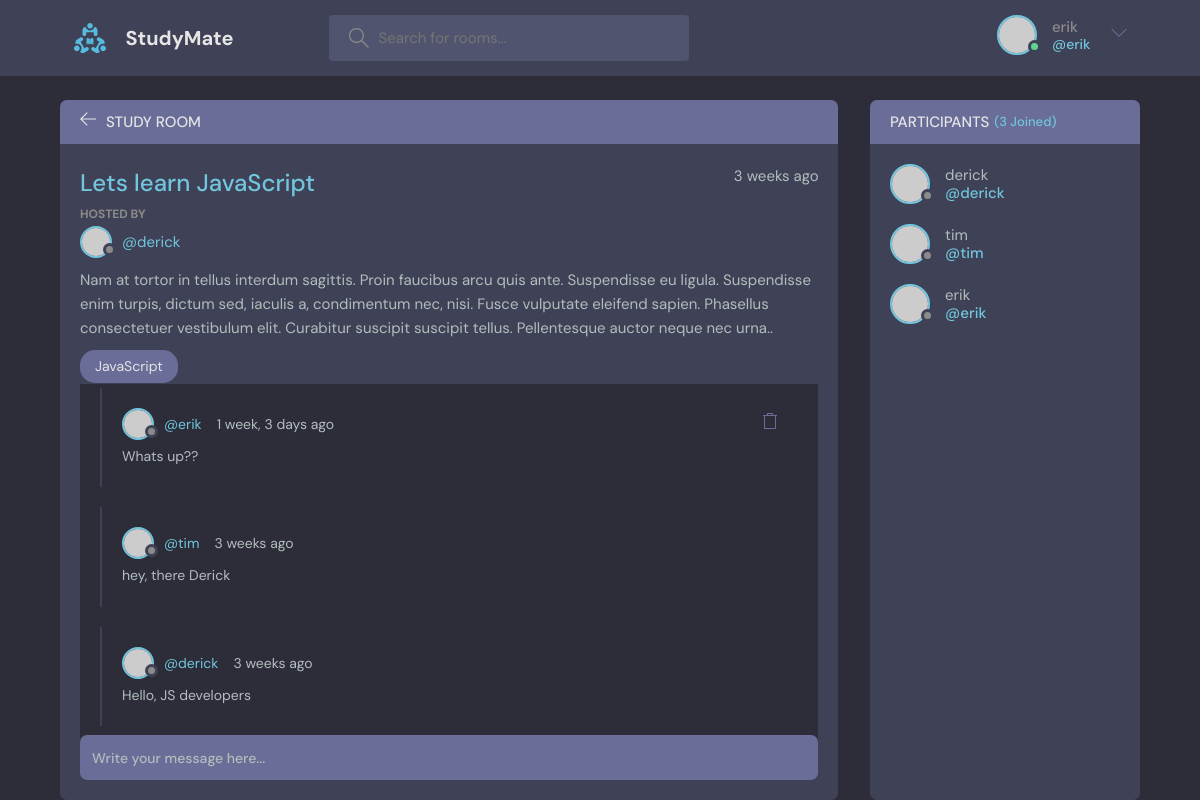
The app's page /room/1/ (signed in) with its own data.
### base/models.py (models this page shows, shortened)
class Room(models.Model):
    host = models.ForeignKey(User, on_delete=models.SET_NULL, null=True) # database table relationship
    topic=  models.ForeignKey(Topic, on_delete=models.SET_NULL, null=True)
    name = models.CharField(max_length=200)
    description = models.TextField(null=True, blank=True)
    participants = models.ManyToManyField(User, related_name='participants',blank=True)  # many to many relationship.
    updated = models.DateTimeField(auto_now=True) #updates each time an item is updated
    created = models.DateTimeField(auto_now_add=True) #runs ONLY once when an item is created in DB
    class Meta:
        ordering = ['-updated', '-created'] # '-' enables order by descending order(new first)

class Topic(models.Model):
    name = models.CharField(max_length=200)
    def __str__(self):
        return self.name

class Message(models.Model):
    user = models.ForeignKey(User, on_delete=models.CASCADE) # database table relationship
    room = models.ForeignKey(Room, on_delete=models.CASCADE)
    body = models.TextField()
    updated = models.DateTimeField(auto_now=True)
    created = models.DateTimeField(auto_now_add=True)
    class Meta:
        ordering = ['-updated', '-created'] # '-' enables order by descending order(new first)

### base/views.py (the view, shortened to what this page needs)
# urls.py: path('room/<str:pk>/', views.room, name='room'),
def room(request, pk):  #Dynamic route in Python
    room = Room.objects.get(id=pk)
    room_messages = room.message_set.all()  # gets all messages related to this room
    participants = room.participants.all()  # get all room participants
    context = {'room': room, 'room_messages': room_messages, 'participants':participants}
    return render(request, 'base/room.html', context)

### base/templates/base/room.html (shortened to what this page needs)
{% extends 'main.html' %} {% load static %} {% block content %}
<div>
  <div class="profile-page layout layout--2">
    <div class="container">
      <div class="room">
        <div class="room__top">
          <div class="room__topLeft">
            <a href="{% url 'home' %}">
              <svg
                version="1.1"
                xmlns="http://www.w3.org/2000/svg"
                width="32"
                height="32"
                viewBox="0 0 32 32"
              >
                <title>arrow-left</title>
                <path
                  d="M13.723 2.286l-13.723 13.714 13.719 13.714 1.616-1.611-10.96-10.96h27.625v-2.286h-27.625l10.965-10.965-1.616-1.607z"
                ></path>
              </svg>
            </a>
            <h3>Study Room</h3>
          </div>
        </div>
        <div class="room__box scroll">
          <div class="room__header scroll">
            <div class="room__info">
              <h3>{{room.name}}</h3>
              <span>{{room.created|timesince}} ago</span>
            </div>
            <div class="room__hosted">
              <p>Hosted By</p>
              <a href="{% url 'user-profile' room.host.id %}" class="room__author">
                <div class="avatar avatar--small">
                  <img src="https://randomuser.me/api/portraits/men/37.jpg" />
                </div>
                <span>@{{room.host.username}}</span>
              </a>
            </div>
            <div class="room__details">
            {{room.description}}
            </div>
            <span class="room__topics">{{room.topic}}</span>
          </div>
          <div class="room__conversation">
            <div class="threads scroll">
              {% for message in room_messages %}
              <div class="thread">
                <div class="thread__top">
                  <div class="thread__author">
                    <a href="{% url 'user-profile' message.user.id %}" class="thread__authorInfo">
                      <div class="avatar avatar--small">
                        <img
                          src="https://randomuser.me/api/portraits/men/37.jpg"
                        />
                      </div>
                      <span>@{{message.user.username}}</span>
                    </a>
                    <span class="thread__date">{{message.created|timesince}} ago</span>
                  </div>
                  {% if request.user == message.user %}
                  <div class="thread__delete">
                    <a href="{% url 'delete-message' message.id %}">
                    </a>
                  </div>
                  {% endif %}
                </div>
                <div class="thread__details">
                {{message.body}}
                </div>
              </div>
              {% endfor %}
            </div>
          </div>
        </div>
        {% if request.user.is_authenticated %}
        <div class="room__message">
          <form method="POST" action="">
            <input type="text" name="body"  placeholder="Write your message here..." />
          </form>
        </div>
        {% endif %}
      </div>
      <div class="participants">
        <h3 class="participants__top">
          Participants <span>({{participants.count}} Joined)</span>
        </h3>
        <div class="participants__list scroll">
          {% for user in participants %}
            <a href="{% url 'user-profile' user.id %}" class="participant">
              <div class="avatar avatar--medium">
                <img src="https://randomuser.me/api/portraits/men/37.jpg" />
              </div>
              <p>
                {{user}}
                <span>@{{user.username}}</span>
              </p>
            </a>
          {% endfor %}
        </div>
      </div>
    </div>
  </div>
</div>
{% endblock content %}

### templates/navbar.html (shortened to what this page needs)
{% load static %}
<header class="header header--loggedIn">
  <div class="container">
    <a href="{% url 'home' %}" class="header__logo">
      <img src="{% static 'images/logo.svg' %}" />
      <h1>StudyMate</h1>
    </a>
    <form class="header__search" method="GET" action="{% url 'home' %}">
      <label>
        <input name="q" type="text" placeholder="Search for rooms..." />
      </label>
    </form>
    <nav class="header__menu">
      {% if request.user.is_authenticated %}
      <div class="header__user">
        <a href="profile.html">
          <div class="avatar avatar--medium active">
            <img src="https://randomuser.me/api/portraits/men/37.jpg" />
          </div>
          <p>{{request.user}} <span>@{{request.user.username}}</span></p>
        </a>
        <button class="dropdown-button">
          <svg
            version="1.1"
            xmlns="http://www.w3.org/2000/svg"
            width="32"
            height="32"
            viewBox="0 0 32 32"
          >
            <title>chevron-down</title>
            <path d="M16 21l-13-13h-3l16 16 16-16h-3l-13 13z"></path>
          </svg>
        </button>
      </div>
      {% else %}
      <a href="{% url 'login' %}">
        <img src="{% static 'images/avatar.svg' %}"/>
        <p>Login</p>
      </a>
      {% endif %}
    </nav>
  </div>
</header>

### records on screen
Room: name "Lets learn JavaScript", created "3 weeks", host.username "derick", description "Nam at tortor in tellus interdum sagittis. Proin faucibus arcu quis ante. Suspendisse eu ligula. Suspendisse enim turpis, dictum sed, iaculis a, condimentum nec, nisi. Fusce vulputate eleifend sapien. Phasellus consectetuer vestibulum elit. Curabitur suscipit suscipit tellus. Pellentesque auctor neque nec urna..", topic "JavaScript"
Message: user.username "erik", created "1 week, 3 days", body "Whats up??"
Message: user.username "tim", created "3 weeks", body "hey, there Derick"
Message: user.username "derick", created "3 weeks", body "Hello, JS developers"

### other values on screen
{{ request.user }} "erik"
{{ request.user.username }} "erik"
{{ participants.count }} "3"
{{ user }} "derick"
{{ user.username }} "derick"
{{ user }} "tim"
{{ user.username }} "tim"
{{ user }} "erik"
{{ user.username }} "erik"
